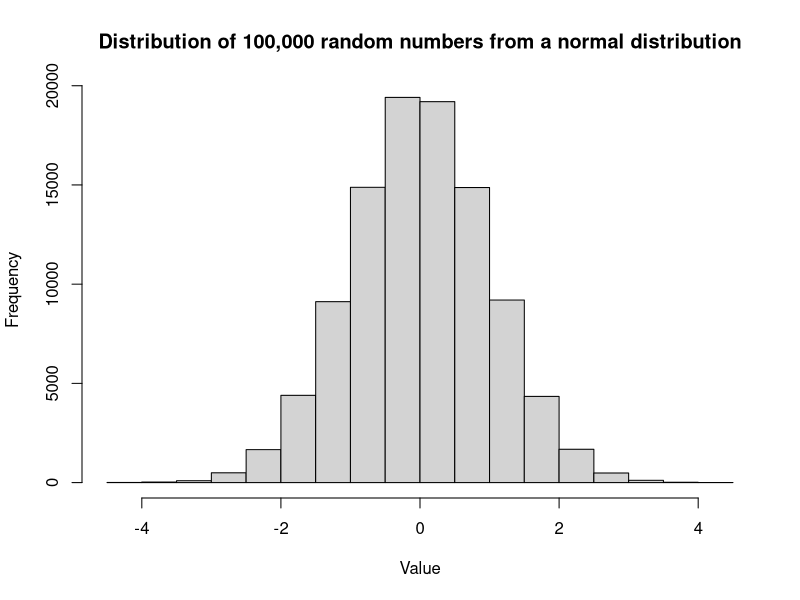
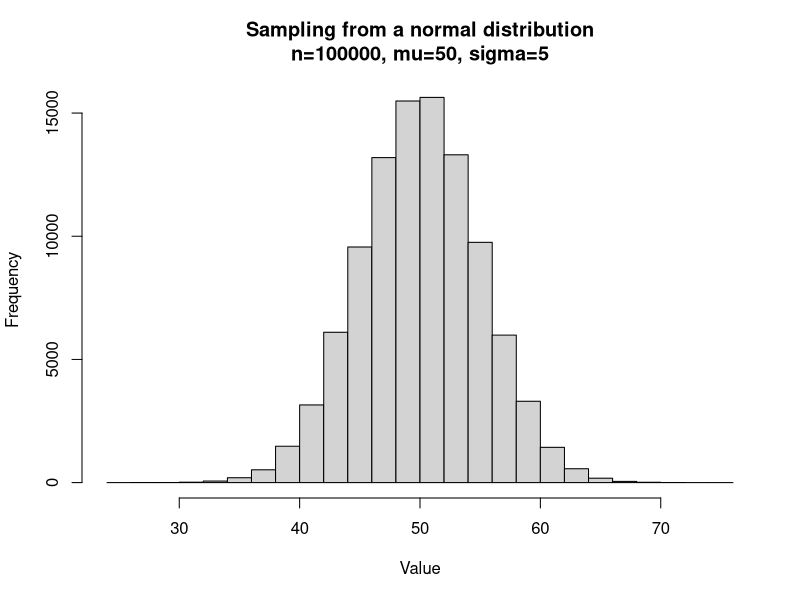

R code for these plots, in order:
## ---- chunk 1
library(knitr)

options(width = 300)
# options(encoding = 'UTF-8')
knitr::opts_chunk$set(
  fig.width = 7, fig.height = 5, 
  fig.path = 'figures/sampling_',
  fig.align = "center", 
  size = "tiny", 
  echo = TRUE, 
  eval = TRUE, 
  warning = FALSE, 
  message = FALSE, 
  results = TRUE, 
  comment = "")

options(scipen = 12) ## Max number of digits for non-scientific notation
# knitr::asis_output("\\footnotesize")

## ---- chunk 2
# Generate 100,000 numbers from a normal distribution with mean=0 and standard deviation=1
x <- rnorm(n = 100000, mean = 0, sd = 1)

# Plot a histogram of the generated numbers
hist(x, 
     main="Distribution of 100,000 random numbers from a normal distribution",
     xlab="Value")
## ---- chunk 3
# Parameters
n <- 100000 # Sample size
mu <- 50     # Mean of the normal distribution
sigma <- 5      # Standard deviation of the normal distribution

# Sample n numbers in a normal population of mean mu and standard deviation sigma
x <- rnorm(n = n, mean = mu, sd = sigma)

# Plot a histogram of the generated numbers
hist(x,
     main=paste0("Sampling from a normal distribution",
                 "\n", # newline character
                 "n=", format(n, scientific = FALSE),
                 ", mu=", mu,
                 ", sigma=", sigma),
     xlab="Value")

## ---- chunk 4
# Parameters
n <- 100000 # Sample size
mu <- 50     # Mean of the normal distribution
sigma <- 5      # Standard deviation of the normal distribution

# Sample n numbers in a normal population of mean mu and standard deviation sigma
x <- rnorm(n = n, mean = mu, sd = sigma)

# Plot a histogram of the generated numbers


### A VOUS DE JOUER


## ---- chunk 5

# Plot a histogram of the generated numbers
n <- 100000
my_min <- 10
my_max <- 20


## Draw random 0numbers
x <- runif(n = n, min = my_min, max = my_max)

## Plot the histogram

### A VOUS DE JOUER ###

## ---- chunk 6

# Plot a histogram of the generated numbers
n <- 100000
my_df <- 5

## Draw random numbers in a chi2 distribution

### A VOUS DE JOUER ###

## Draw rthe histogram

### A VOUS DE JOUER ###


## ---- chunk 7

# Plot a histogram of the generated numbers
n <- 100000
my_lambda <- 5

## Generate te data by drawing random numbers

### A VOUS DE JOUER ###


## Draw the histogram

### A VOUS DE JOUER ###

## ---- chunk 8

# Plot a histogram of the generated numbers
r <- 100000     # repetitions
n <- 5          # sample size for each repetition
my_min <- 10    # min of the uniform distribution
my_max <- 20    # max of the uniform distribution

## Draw random numbers 

### A VOUS DE JOUER ###

## Inject the numbers in a matrix with r rows and n columns

### A VOUS DE JOUER ###

## Compute sample means

### A VOUS DE JOUER ###

## Compute the mean and standard deviation of the sample means

### A VOUS DE JOUER ###

## Draw a histogram

### A VOUS DE JOUER ###


